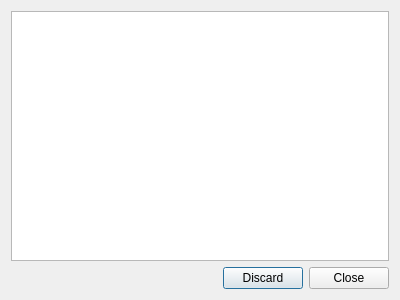
<?xml version="1.0" encoding="UTF-8"?>
<ui version="4.0">
 <class>ModuleLogWindow</class>
 <widget class="QDialog" name="ModuleLogWindow">
  <property name="geometry">
   <rect>
    <x>0</x>
    <y>0</y>
    <width>400</width>
    <height>300</height>
   </rect>
  </property>
  <property name="minimumSize">
   <size>
    <width>200</width>
    <height>100</height>
   </size>
  </property>
  <property name="windowTitle">
   <string>Dialog</string>
  </property>
  <property name="windowIcon">
   <iconset>
    <normaloff>../../Resources/Icons/scirun5_32.ico</normaloff>../../Resources/Icons/scirun5_32.ico</iconset>
  </property>
  <layout class="QVBoxLayout" name="verticalLayout_2">
   <item>
    <layout class="QVBoxLayout" name="verticalLayout">
     <item>
      <widget class="QTextEdit" name="logTextEdit_">
       <property name="minimumSize">
        <size>
         <width>200</width>
         <height>100</height>
        </size>
       </property>
       <property name="readOnly">
        <bool>true</bool>
       </property>
       <property name="html">
        <string>&lt;!DOCTYPE HTML PUBLIC &quot;-//W3C//DTD HTML 4.0//EN&quot; &quot;http://www.w3.org/TR/REC-html40/strict.dtd&quot;&gt;
&lt;html&gt;&lt;head&gt;&lt;meta name=&quot;qrichtext&quot; content=&quot;1&quot; /&gt;&lt;style type=&quot;text/css&quot;&gt;
p, li { white-space: pre-wrap; }
&lt;/style&gt;&lt;/head&gt;&lt;body style=&quot; font-family:'MS Shell Dlg 2'; font-size:8.25pt; font-weight:400; font-style:normal;&quot;&gt;
&lt;p style=&quot;-qt-paragraph-type:empty; margin-top:0px; margin-bottom:0px; margin-left:0px; margin-right:0px; -qt-block-indent:0; text-indent:0px; font-size:8pt;&quot;&gt;&lt;/p&gt;&lt;/body&gt;&lt;/html&gt;</string>
       </property>
      </widget>
     </item>
     <item>
      <widget class="QDialogButtonBox" name="buttonBox">
       <property name="orientation">
        <enum>Qt::Horizontal</enum>
       </property>
       <property name="standardButtons">
        <set>QDialogButtonBox::Close|QDialogButtonBox::Discard</set>
       </property>
      </widget>
     </item>
    </layout>
   </item>
  </layout>
 </widget>
 <resources/>
 <connections>
  <connection>
   <sender>buttonBox</sender>
   <signal>accepted()</signal>
   <receiver>ModuleLogWindow</receiver>
   <slot>accept()</slot>
   <hints>
    <hint type="sourcelabel">
     <x>248</x>
     <y>254</y>
    </hint>
    <hint type="destinationlabel">
     <x>157</x>
     <y>274</y>
    </hint>
   </hints>
  </connection>
  <connection>
   <sender>buttonBox</sender>
   <signal>rejected()</signal>
   <receiver>ModuleLogWindow</receiver>
   <slot>reject()</slot>
   <hints>
    <hint type="sourcelabel">
     <x>316</x>
     <y>260</y>
    </hint>
    <hint type="destinationlabel">
     <x>286</x>
     <y>274</y>
    </hint>
   </hints>
  </connection>
 </connections>
</ui>
